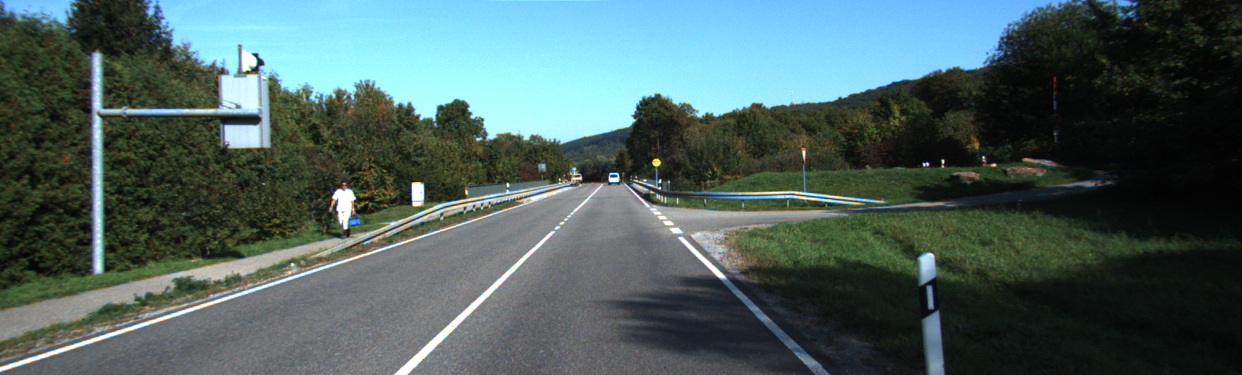
#> input picture 000005.png, 1242 x 375 px, given as the content of the folder sers/USER/Documents/_CAMERA_LIDAR/data_road/training/image_2, which was not available
$ python ransac_road.py
#> lines starting #> are read from the running program, lines starting #| are printed output that depends on the picture; pictures that were not available may be replaced by others from this repository, and a replacement may not be noted
# kitti_disparity_pointcloud_ransac.py
"""
End-to-end script for processing KITTI stereo images:
1. Compute disparity map using OpenCV StereoSGBM.
2. Convert disparity to depth and generate a colored point cloud.
3. Perform RANSAC plane segmentation (e.g., road plane) with Open3D.
4. Build a binary mask of RANSAC inliers/outliers, refine it with morphology,
   and overlay the mask on the original left image.
"""

import os
from pathlib import Path
import numpy as np
import cv2
import open3d as o3d

# ---------------------------- Paths ---------------------------- #
calib_path = 'C:\\Users\\USER\\Documents\\_CAMERA_LIDAR\\data_road\\training\\calib'
left_img_path = 'C:\\Users\\USER\\Documents\\_CAMERA_LIDAR\\data_road\\training\\image_2'
right_img_path = 'C:\\Users\\USER\\Documents\\_CAMERA_LIDAR\\data_road_right\\training\\image_3'

# ---------------------------- Calibration utils ---------------------------- #

def load_kitti_calibration(calib_file):
    fx, tx = None, None
    with open(calib_file, "r") as f:
        for line in f:
            if line.startswith("P2:"):
                parts = line.split()
                fx = float(parts[1])
            if line.startswith("P3:"):
                parts = line.split()
                tx = float(parts[4])
    if fx is None or tx is None:
        raise ValueError("Could not parse fx or tx from calibration file")
    baseline = -tx / fx
    return fx, baseline

# ---------------------------- Disparity map -------------------------------- #

# [133 lines left out: functions compute_disparity, colorize_disparity, parse_kitti_calib, disparity_to_pointcloud, segment_plane, inliers_to_mask and 4 more, not called in this run]

# ------------------------- Main routine ------------------------------------ #

def road_ransac(index = "um_000019"):

#> called with index = '000005'
    left_file = os.path.join(left_img_path, f"{index}.png")
    right_file = os.path.join(right_img_path, f"{index}.png")
    calib_file = os.path.join(calib_path, f"{index}.txt")

    left_img = cv2.imread(left_file, cv2.IMREAD_COLOR)
#> left_img is the input picture: shape (375, 1242, 3); mean B, G, R 95.3, 97.3, 76.4
    original_left = left_img.copy()  # keep full image for overlay
    right_img = cv2.imread(right_file, cv2.IMREAD_COLOR)

    left_gray = cv2.cvtColor(left_img, cv2.COLOR_BGR2GRAY)
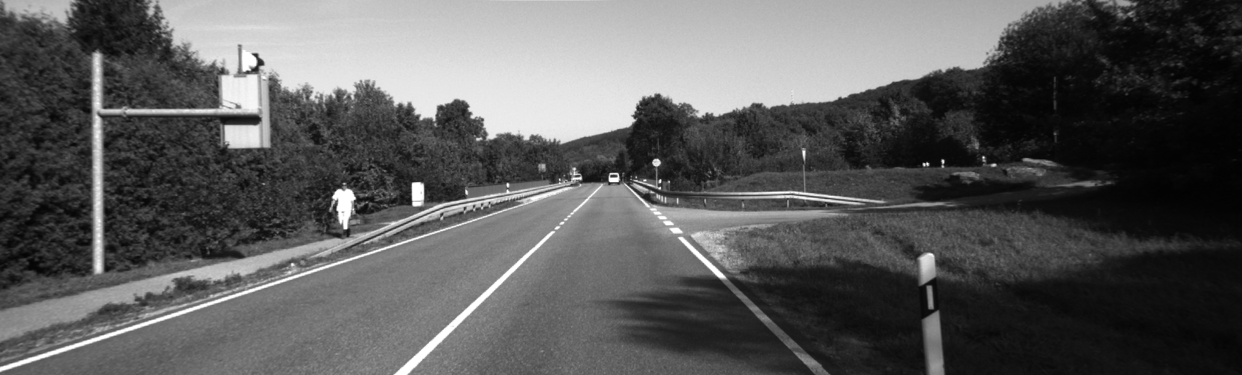
#> left_gray: shape (375, 1242); min 2, max 255, mean 90.8
    right_gray = cv2.cvtColor(right_img, cv2.COLOR_BGR2GRAY)

    # Crop the lower half of the images for processing

    h = left_gray.shape[0]
#> h = 375
    left_gray = left_gray[left_gray.shape[0] // 2 :, :]
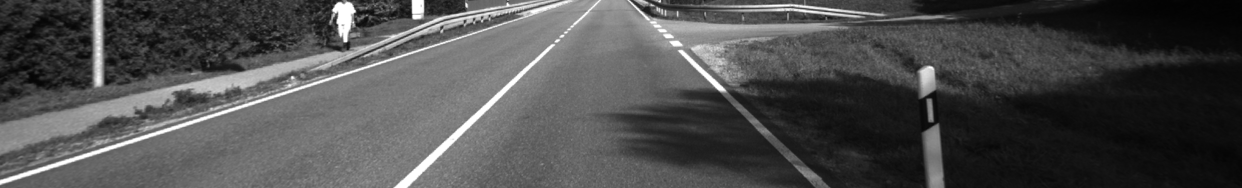
#> left_gray: shape (188, 1242); min 2, max 255, mean 77.3
    right_gray = right_gray[right_gray.shape[0] // 2 :, :]
    left_img = left_img[left_img.shape[0] // 2 :, :]  # crop original for mask overlay consistency
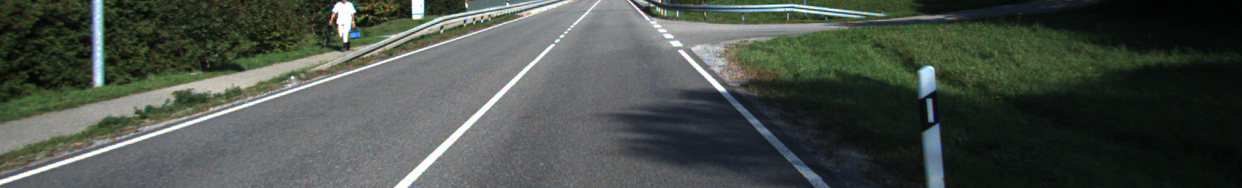
#> left_img: shape (188, 1242, 3); mean B, G, R 73.3, 80.2, 73.1
    # Disparity and point cloud
    fx, baseline = load_kitti_calibration(calib_file)
    disparity = compute_disparity(left_gray, right_gray)
    Q = parse_kitti_calib(calib_file)
    pcd, pixels = disparity_to_pointcloud(disparity, left_img, Q)

    # Shift pixel coordinates back to full image scale
    pixels[:, 0] += h // 2  # shift row indices back

    # RANSAC segmentation
    plane_model, inliers = segment_plane(pcd)

    # mask = inliers_to_mask(inliers, pixels, disparity.shape)
    # mask_refined = refine_mask(mask)
    # result = overlay_mask(left_img, mask_refined)
    # Create full-size mask
    mask_full = np.zeros((h, left_gray.shape[1]), dtype=np.uint8)
    selected_pixels = pixels[inliers]
    mask_full[selected_pixels[:, 0], selected_pixels[:, 1]] = 255

    # Morphological refinement
    mask_refined = refine_mask(mask_full, kernel_size=5, iterations=2)
    # Keep largest connected component
    mask_clean = keep_largest_connected_component(mask_refined)
    # Overlay mask on original left image
    result = overlay_mask(original_left, mask_clean)
    # Overlay on original image
    #result = overlay_mask(original_left, mask_refined)


    # Display results
    #cv2.imshow("Left Image", left_img)
    disp_color = colorize_disparity(disparity)
    cv2.imshow("Disparity Map", disp_color)
    #cv2.imshow("Disparity Map", disparity / np.nanmax(disparity))  # Normalize for display
    cv2.imshow("Mask", mask_refined)
    cv2.imshow("Overlay", result)
    cv2.waitKey(0)
    cv2.destroyAllWindows()
    # [5 lines of commented-out code are left out]


def main():
    names=[fname for fname in os.listdir(left_img_path) if fname.endswith(".png")]
    for fname in names:

        index = fname.split('.')[0]
        print(f"Processing {index}...")
        road_ransac(index)  # Change index as needed
        #road_ransac_region_growing(index)  # Uncomment to use region growing

if __name__ == "__main__":
#> (the run stopped early here; a loop or call above may not have finished)

$ run again, on 000221.png
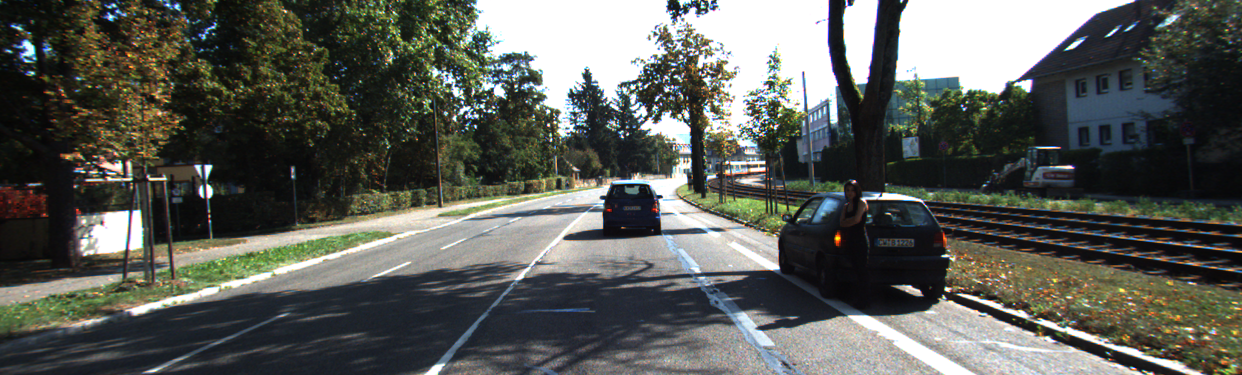
#> input picture 000221.png, 1242 x 375 px, given as the content of the folder sers/USER/Documents/_CAMERA_LIDAR/data_road/training/image_2, which was not available
#> in road_ransac, left_img is the input picture: shape (375, 1242, 3); mean B, G, R 87.5, 93.1, 90.7
#> in road_ransac, `left_gray = left_gray[left_gray.shape[0] // 2 :, :]`:
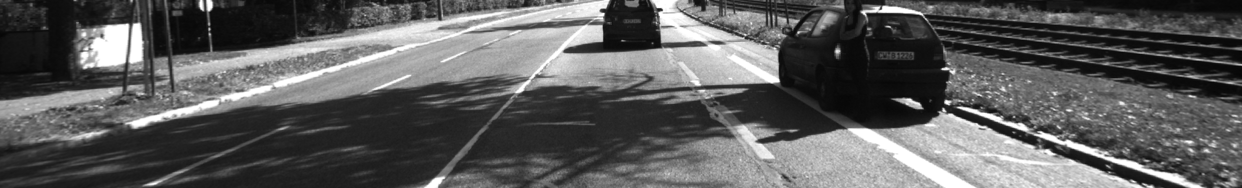
#> left_gray: shape (188, 1242); min 5, max 255, mean 92.2
#> in road_ransac, `left_img = left_img[left_img.shape[0] // 2 :, :]`:
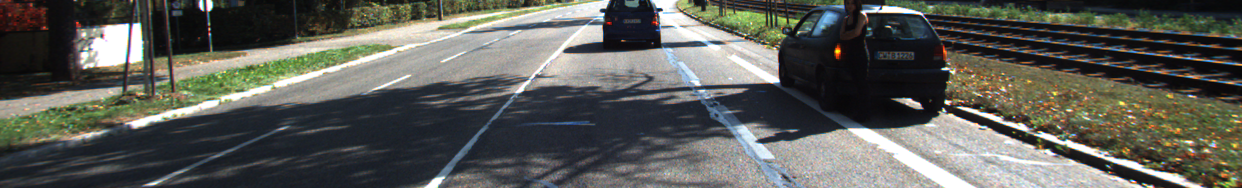
#> left_img: shape (188, 1242, 3); mean B, G, R 87.4, 93.2, 92

$ run again, on 000313.png
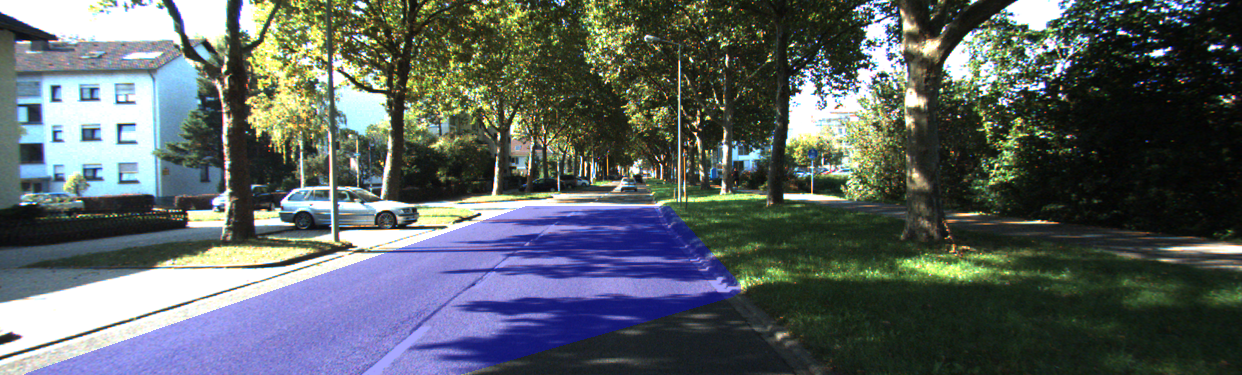
#> input picture 000313.png, 1242 x 375 px, given as the content of the folder sers/USER/Documents/_CAMERA_LIDAR/data_road/training/image_2, which was not available
#> in road_ransac, left_img is the input picture: shape (375, 1242, 3); mean B, G, R 98.7, 98.4, 90.5
#> in road_ransac, `left_gray = left_gray[left_gray.shape[0] // 2 :, :]`:
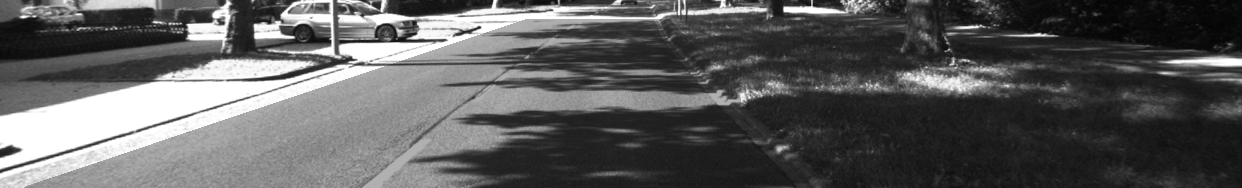
#> left_gray: shape (188, 1242); min 3, max 255, mean 92.2
#> in road_ransac, `left_img = left_img[left_img.shape[0] // 2 :, :]`:
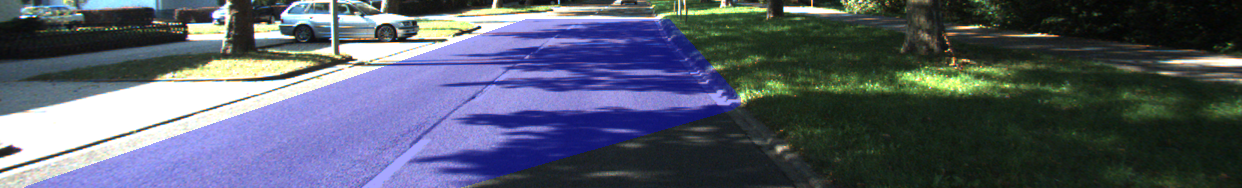
#> left_img: shape (188, 1242, 3); mean B, G, R 107.5, 92.6, 85.8

$ run again, on 000689.png
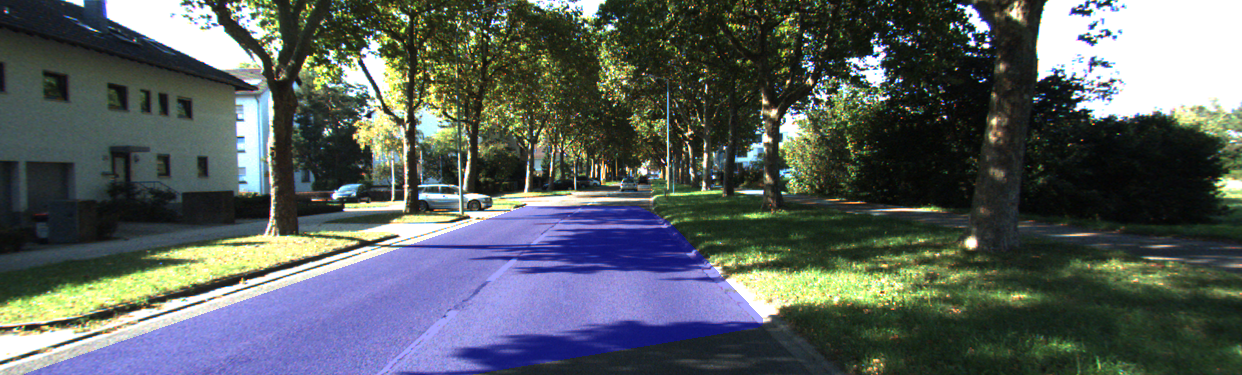
#> input picture 000689.png, 1242 x 375 px, given as the content of the folder sers/USER/Documents/_CAMERA_LIDAR/data_road/training/image_2, which was not available
#> in road_ransac, left_img is the input picture: shape (375, 1242, 3); mean B, G, R 94.3, 95.1, 87.9
#> in road_ransac, `left_gray = left_gray[left_gray.shape[0] // 2 :, :]`:
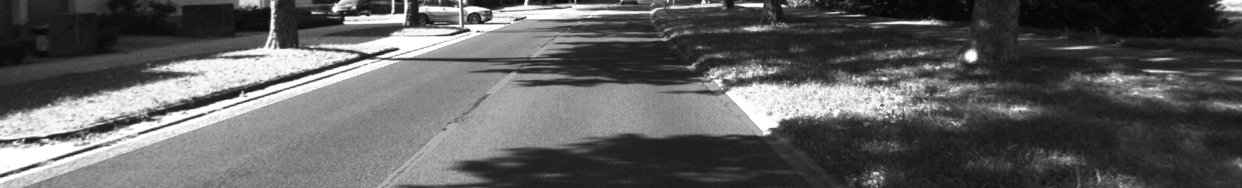
#> left_gray: shape (188, 1242); min 2, max 255, mean 95.5
#> in road_ransac, `left_img = left_img[left_img.shape[0] // 2 :, :]`:
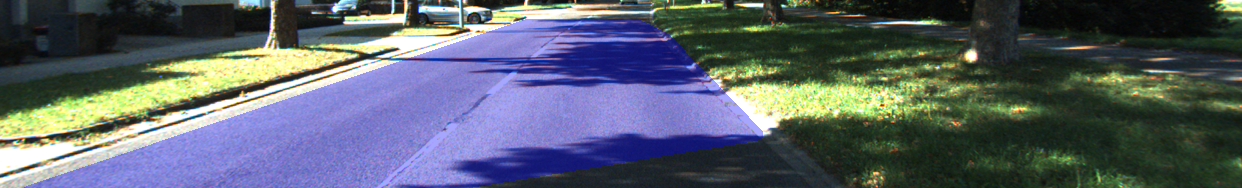
#> left_img: shape (188, 1242, 3); mean B, G, R 106.4, 96.6, 89.3
